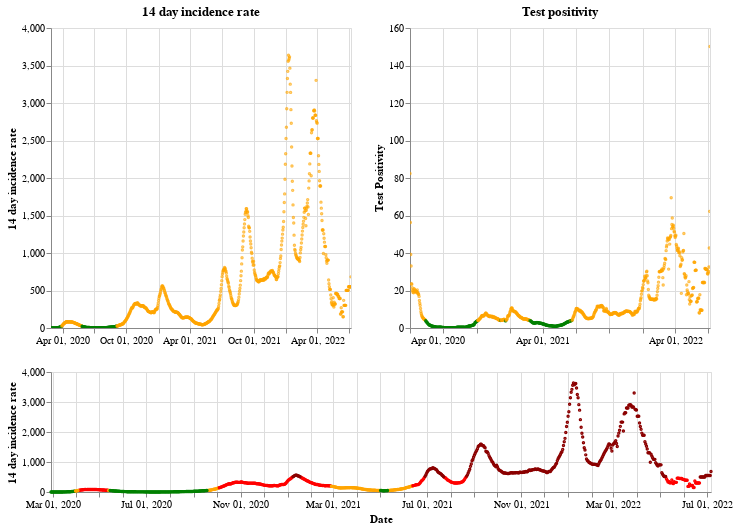

Notebook cell for this chart:
### Markdown cell above
## Scotland

### Code cell
plot_traffic_light('Scotland')

### Figure 1 — Vega-Lite specification as saved in the notebook (floating-point values rounded to 4 significant figures; data arrays with more than 128 entries replaced by an {"elided": "..."} marker saying what was removed)
{"config": {"view": {"continuousWidth": 400, "continuousHeight": 300}}, "vconcat": [{"hconcat": [{"mark": {"type": "point", "size": 2}, "encoding": {"color": {"condition": {"value": "green", "test": "(datum.twoWeeklyCasesRate <= 25)"}, "value": "orange"}, "tooltip": [{"type": "nominal", "field": "areaName"}, {"type": "temporal", "field": "date"}, {"type": "quantitative", "field": "twoWeeklyCasesRate"}, {"type": "quantitative", "field": "testPositivity"}], "x": {"type": "temporal", "axis": {"title": ""}, "field": "date", "scale": {"domain": {"selection": "DateBrush"}}, "timeUnit": "yearmonthdate"}, "y": {"type": "quantitative", "axis": {"title": "14 day incidence rate"}, "field": "twoWeeklyCasesRate"}}, "title": "14 day incidence rate", "width": 300}, {"mark": {"type": "point", "size": 2}, "encoding": {"color": {"condition": {"value": "green", "test": "(datum.testPositivity <= 4)"}, "value": "orange"}, "tooltip": [{"type": "nominal", "field": "areaName"}, {"type": "temporal", "field": "date"}, {"type": "quantitative", "field": "twoWeeklyCasesRate"}, {"type": "quantitative", "field": "testPositivity"}], "x": {"type": "temporal", "axis": {"title": ""}, "field": "date", "scale": {"domain": {"selection": "DateBrush"}}, "timeUnit": "yearmonthdate"}, "y": {"type": "quantitative", "axis": {"title": "Test Positivity"}, "field": "testPositivity"}}, "title": "Test positivity", "width": 300}]}, {"layer": [{"mark": {"type": "point", "size": 2}, "encoding": {"color": {"condition": {"value": "orange", "test": "(((datum.testPositivity < 4) && (datum.twoWeeklyCasesRate >= 50)) && (datum.twoWeeklyCasesRate < 200))"}, "value": "red"}, "opacity": {"condition": {"value": 1, "test": "((datum.twoWeeklyCasesRate >= 50) && (datum.twoWeeklyCasesRate < 500))"}, "value": 0}, "tooltip": [{"type": "nominal", "field": "areaName"}, {"type": "temporal", "field": "date"}, {"type": "quantitative", "field": "twoWeeklyCasesRate"}, {"type": "quantitative", "field": "testPositivity"}], "x": {"type": "temporal", "axis": {"title": "Date"}, "field": "date", "timeUnit": "yearmonthdate"}, "y": {"type": "quantitative", "axis": {"title": "14 day incidence rate"}, "field": "twoWeeklyCasesRate"}}, "selection": {"DateBrush": {"type": "interval", "encodings": ["x"], "fields": ["Time"]}}}, {"mark": {"type": "point", "size": 2}, "encoding": {"color": {"value": "darkred"}, "opacity": {"condition": {"value": 1, "test": "(datum.twoWeeklyCasesRate >= 500)"}, "value": 0}, "tooltip": [{"type": "nominal", "field": "areaName"}, {"type": "temporal", "field": "date"}, {"type": "quantitative", "field": "twoWeeklyCasesRate"}, {"type": "quantitative", "field": "testPositivity"}], "x": {"type": "temporal", "axis": {"title": "Date"}, "field": "date", "timeUnit": "yearmonthdate"}, "y": {"type": "quantitative", "axis": {"title": "14 day incidence rate"}, "field": "twoWeeklyCasesRate"}}}, {"mark": {"type": "point", "size": 2}, "encoding": {"color": {"condition": {"value": "green", "test": "((datum.testPositivity < 4) && (datum.twoWeeklyCasesRate < 50))"}, "value": "orange"}, "opacity": {"condition": {"value": 1, "test": "(datum.twoWeeklyCasesRate < 50)"}, "value": 0}, "tooltip": [{"type": "nominal", "field": "areaName"}, {"type": "temporal", "field": "date"}, {"type": "quantitative", "field": "twoWeeklyCasesRate"}, {"type": "quantitative", "field": "testPositivity"}], "x": {"type": "temporal", "axis": {"title": "Date"}, "field": "date", "timeUnit": "yearmonthdate"}, "y": {"type": "quantitative", "axis": {"title": "14 day incidence rate"}, "field": "twoWeeklyCasesRate"}}}], "height": 120, "width": 660}], "data": {"name": "data-7ad8dac081a58882fad7a15cd742c829"}, "$schema": "https://vega.github.io/schema/vega-lite/v4.8.1.json", "datasets": {"data-7ad8dac081a58882fad7a15cd742c829": {"elided": "860 records"}}}
